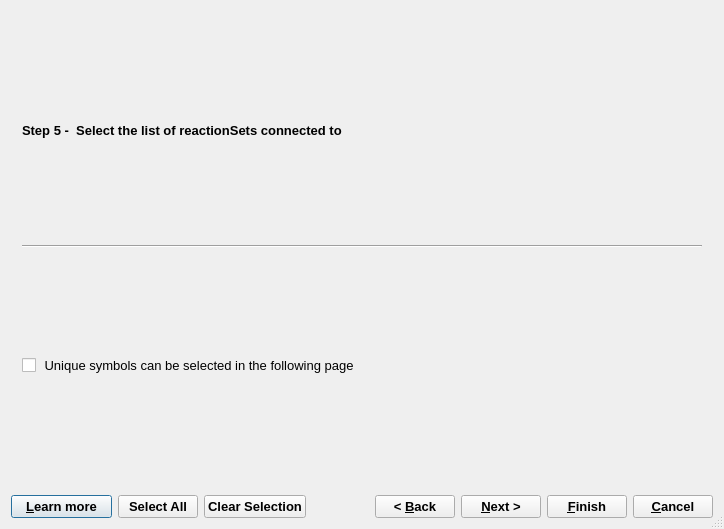
<?xml version="1.0" encoding="UTF-8"?>
<ui version="4.0">
 <class>SelectThermoData</class>
 <widget class="QDialog" name="SelectThermoData">
  <property name="windowModality">
   <enum>Qt::WindowModal</enum>
  </property>
  <property name="geometry">
   <rect>
    <x>0</x>
    <y>0</y>
    <width>724</width>
    <height>529</height>
   </rect>
  </property>
  <property name="sizePolicy">
   <sizepolicy hsizetype="Expanding" vsizetype="Expanding">
    <horstretch>0</horstretch>
    <verstretch>0</verstretch>
   </sizepolicy>
  </property>
  <property name="font">
   <font>
    <pointsize>10</pointsize>
   </font>
  </property>
  <property name="windowTitle">
   <string>Selection of Independent Components into Modelling Project</string>
  </property>
  <property name="sizeGripEnabled">
   <bool>true</bool>
  </property>
  <property name="modal">
   <bool>true</bool>
  </property>
  <layout class="QVBoxLayout" name="verticalLayout_4">
   <item>
    <widget class="QStackedWidget" name="stackedWidget">
     <property name="sizePolicy">
      <sizepolicy hsizetype="Preferred" vsizetype="Preferred">
       <horstretch>0</horstretch>
       <verstretch>0</verstretch>
      </sizepolicy>
     </property>
     <property name="currentIndex">
      <number>5</number>
     </property>
     <widget class="QWidget" name="page_A">
      <layout class="QVBoxLayout" name="verticalLayout_3">
       <item>
        <widget class="QLabel" name="pageName">
         <property name="sizePolicy">
          <sizepolicy hsizetype="Preferred" vsizetype="Fixed">
           <horstretch>0</horstretch>
           <verstretch>0</verstretch>
          </sizepolicy>
         </property>
         <property name="font">
          <font>
           <weight>75</weight>
           <bold>true</bold>
          </font>
         </property>
         <property name="text">
          <string>Step 1 - Selection of data starting from ThermoDataSet list – select one ThermoDataSet</string>
         </property>
        </widget>
       </item>
       <item>
        <widget class="Line" name="line">
         <property name="orientation">
          <enum>Qt::Horizontal</enum>
         </property>
        </widget>
       </item>
      </layout>
     </widget>
     <widget class="QWidget" name="page_B">
      <layout class="QVBoxLayout" name="verticalLayout_2">
       <item>
        <widget class="QLabel" name="pageName_3">
         <property name="sizePolicy">
          <sizepolicy hsizetype="Preferred" vsizetype="Fixed">
           <horstretch>0</horstretch>
           <verstretch>0</verstretch>
          </sizepolicy>
         </property>
         <property name="font">
          <font>
           <weight>75</weight>
           <bold>true</bold>
          </font>
         </property>
         <property name="text">
          <string>Step 1 -  Selection of data starting from sourcetdb list – select one or more sourceDB</string>
         </property>
        </widget>
       </item>
       <item>
        <widget class="Line" name="line_3">
         <property name="orientation">
          <enum>Qt::Horizontal</enum>
         </property>
        </widget>
       </item>
       <item>
        <widget class="QCheckBox" name="checkUnique1">
         <property name="text">
          <string> Unique symbols can be selected in the following page</string>
         </property>
        </widget>
       </item>
      </layout>
     </widget>
     <widget class="QWidget" name="page_2">
      <layout class="QGridLayout" name="gridLayout_2"/>
     </widget>
     <widget class="QWidget" name="page_3">
      <layout class="QVBoxLayout" name="verticalLayout">
       <item>
        <widget class="QLabel" name="pageName_2">
         <property name="sizePolicy">
          <sizepolicy hsizetype="Preferred" vsizetype="Fixed">
           <horstretch>0</horstretch>
           <verstretch>0</verstretch>
          </sizepolicy>
         </property>
         <property name="font">
          <font>
           <weight>75</weight>
           <bold>true</bold>
          </font>
         </property>
         <property name="text">
          <string>Step 3 -  Select the list of substances linked to</string>
         </property>
        </widget>
       </item>
       <item>
        <widget class="Line" name="line_2">
         <property name="orientation">
          <enum>Qt::Horizontal</enum>
         </property>
        </widget>
       </item>
       <item>
        <widget class="QCheckBox" name="checkUnique_3">
         <property name="text">
          <string> Unique symbols can be selected in the following page</string>
         </property>
        </widget>
       </item>
      </layout>
     </widget>
     <widget class="QWidget" name="page_4">
      <layout class="QVBoxLayout" name="verticalLayout_5">
       <item>
        <widget class="QLabel" name="pageName_4">
         <property name="sizePolicy">
          <sizepolicy hsizetype="Preferred" vsizetype="Fixed">
           <horstretch>0</horstretch>
           <verstretch>0</verstretch>
          </sizepolicy>
         </property>
         <property name="font">
          <font>
           <weight>75</weight>
           <bold>true</bold>
          </font>
         </property>
         <property name="text">
          <string>Step 4 -  Select  list of reactions connected to</string>
         </property>
        </widget>
       </item>
       <item>
        <widget class="Line" name="line_4">
         <property name="orientation">
          <enum>Qt::Horizontal</enum>
         </property>
        </widget>
       </item>
       <item>
        <widget class="QCheckBox" name="checkUnique_4">
         <property name="text">
          <string> Unique symbols can be selected in the following page</string>
         </property>
        </widget>
       </item>
      </layout>
     </widget>
     <widget class="QWidget" name="page_5">
      <layout class="QVBoxLayout" name="verticalLayout_6">
       <item>
        <widget class="QLabel" name="pageName_5">
         <property name="sizePolicy">
          <sizepolicy hsizetype="Preferred" vsizetype="Fixed">
           <horstretch>0</horstretch>
           <verstretch>0</verstretch>
          </sizepolicy>
         </property>
         <property name="font">
          <font>
           <weight>75</weight>
           <bold>true</bold>
          </font>
         </property>
         <property name="text">
          <string>Step 5 -  Select the list of reactionSets connected to </string>
         </property>
        </widget>
       </item>
       <item>
        <widget class="Line" name="line_5">
         <property name="orientation">
          <enum>Qt::Horizontal</enum>
         </property>
        </widget>
       </item>
       <item>
        <widget class="QCheckBox" name="checkUnique_5">
         <property name="text">
          <string> Unique symbols can be selected in the following page</string>
         </property>
        </widget>
       </item>
      </layout>
     </widget>
    </widget>
   </item>
   <item>
    <layout class="QHBoxLayout">
     <item>
      <widget class="QPushButton" name="bHelp">
       <property name="font">
        <font>
         <weight>75</weight>
         <bold>true</bold>
        </font>
       </property>
       <property name="text">
        <string>   &amp;Learn more   </string>
       </property>
       <property name="shortcut">
        <string>F1</string>
       </property>
      </widget>
     </item>
     <item>
      <widget class="QPushButton" name="bSelectAll">
       <property name="font">
        <font>
         <weight>75</weight>
         <bold>true</bold>
        </font>
       </property>
       <property name="text">
        <string>Select All</string>
       </property>
      </widget>
     </item>
     <item>
      <widget class="QPushButton" name="bReset">
       <property name="font">
        <font>
         <weight>75</weight>
         <bold>true</bold>
        </font>
       </property>
       <property name="text">
        <string>Clear Selection</string>
       </property>
      </widget>
     </item>
     <item>
      <spacer>
       <property name="orientation">
        <enum>Qt::Horizontal</enum>
       </property>
       <property name="sizeHint" stdset="0">
        <size>
         <width>40</width>
         <height>20</height>
        </size>
       </property>
      </spacer>
     </item>
     <item>
      <widget class="QPushButton" name="bBack">
       <property name="font">
        <font>
         <weight>75</weight>
         <bold>true</bold>
        </font>
       </property>
       <property name="text">
        <string>&lt; &amp;Back</string>
       </property>
      </widget>
     </item>
     <item>
      <widget class="QPushButton" name="bNext">
       <property name="font">
        <font>
         <weight>75</weight>
         <bold>true</bold>
        </font>
       </property>
       <property name="text">
        <string>&amp;Next &gt;</string>
       </property>
      </widget>
     </item>
     <item>
      <widget class="QPushButton" name="bFinish">
       <property name="font">
        <font>
         <weight>75</weight>
         <bold>true</bold>
        </font>
       </property>
       <property name="text">
        <string>&amp;Finish</string>
       </property>
      </widget>
     </item>
     <item>
      <widget class="QPushButton" name="pCancelButton">
       <property name="font">
        <font>
         <weight>75</weight>
         <bold>true</bold>
        </font>
       </property>
       <property name="text">
        <string> &amp;Cancel </string>
       </property>
      </widget>
     </item>
    </layout>
   </item>
  </layout>
 </widget>
 <layoutdefault spacing="6" margin="11"/>
 <resources/>
 <connections>
  <connection>
   <sender>pCancelButton</sender>
   <signal>clicked()</signal>
   <receiver>SelectThermoData</receiver>
   <slot>reject()</slot>
   <hints>
    <hint type="sourcelabel">
     <x>651</x>
     <y>524</y>
    </hint>
    <hint type="destinationlabel">
     <x>351</x>
     <y>276</y>
    </hint>
   </hints>
  </connection>
 </connections>
</ui>
